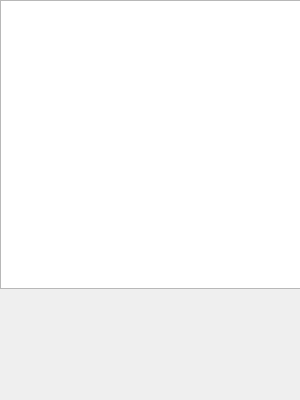
<?xml version="1.0" encoding="UTF-8"?>
<ui version="4.0">
 <class>ListForm</class>
 <widget class="QWidget" name="ListForm">
  <property name="geometry">
   <rect>
    <x>0</x>
    <y>0</y>
    <width>300</width>
    <height>400</height>
   </rect>
  </property>
  <property name="sizePolicy">
   <sizepolicy hsizetype="Maximum" vsizetype="Maximum">
    <horstretch>0</horstretch>
    <verstretch>0</verstretch>
   </sizepolicy>
  </property>
  <property name="windowTitle">
   <string/>
  </property>
  <widget class="QListView" name="listView">
   <property name="geometry">
    <rect>
     <x>0</x>
     <y>0</y>
     <width>429</width>
     <height>289</height>
    </rect>
   </property>
  </widget>
 </widget>
 <resources/>
 <connections/>
</ui>
